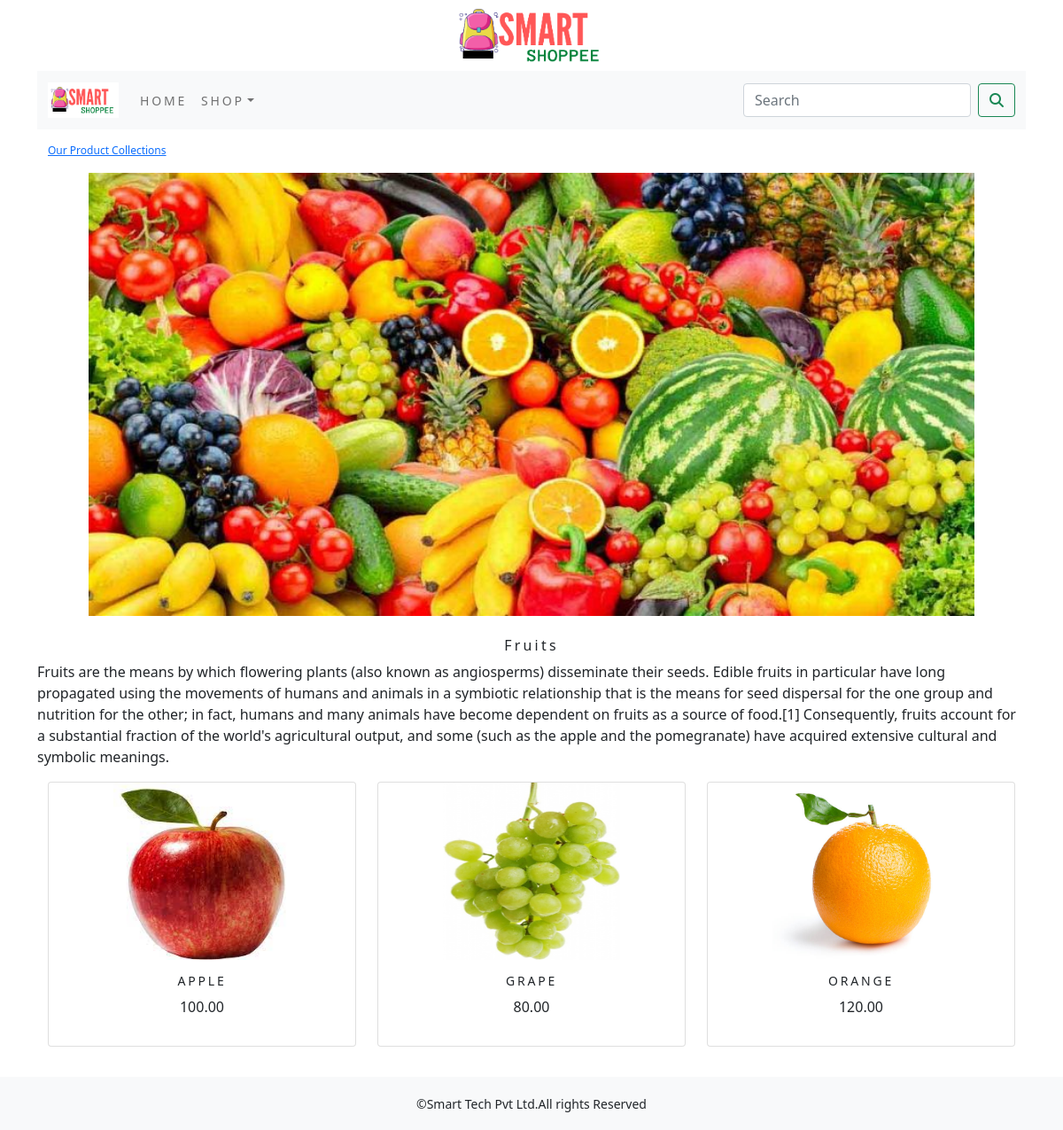
The app's page /shop/fruits/ with its own data.
### shop/models.py (models this page shows, shortened)
class Category(models.Model):
    name=models.CharField(max_length=250,unique=True)
    slug=models.SlugField(max_length=250,unique=True)
    description=models.TextField(blank=True)
    image=models.ImageField(upload_to='category',blank=True)
    class Meta:
        ordering=('name',)
        verbose_name='category'
        verbose_name_plural='categories'
    def get_url(self):
        return reverse('shop:products_by_category',args=[self.slug])

class Product(models.Model):
    name=models.CharField(max_length=250,unique=True)
    slug=models.SlugField(max_length=250,unique=True)
    description=models.TextField(blank=True)
    price=models.DecimalField(max_digits=10,decimal_places=2)
    category=models.ForeignKey(Category,on_delete=models.CASCADE)
    image=models.ImageField(upload_to='product',blank=True)
    stock=models.IntegerField()
    available=models.BooleanField(default=True)
    created=models.DateTimeField(auto_now_add=True)
    updated=models.DateTimeField(auto_now=True)
    def get_url(self):
        return reverse('shop:ProdCatDetail',args=[self.category.slug,self.slug])
    class Meta:
        ordering=('name',)
        verbose_name='product'
        verbose_name_plural='products'

### shop/views.py (the view)
# urls.py: path('',views.AllProdCat,name='AllProdCat'),
def AllProdCat(request,c_slug=None):
    c_page=None
    products_list=None
    if c_slug!=None:
        c_page=get_object_or_404(Category,slug=c_slug)
        products_list=Product.objects.all().filter(category=c_page,available=True)
    else:
        products_list=Product.objects.all().filter(available=True)
    paginator=Paginator(products_list,6)
    try:
        page=int(request.GET.get('page','1'))
    except:
        page=1
    try:
        products=paginator.page(page)
    except(EmptyPage,InvalidPage):
        products=paginator.page(paginator.num_pages)
    return render(request,"category.html",{'category':c_page,'products':products})

### cart/context_processors.py (called while the page is built)
def counter(request):
    item_count=0
    if 'admin' in request.path:
        return {}
    else:
        try:
            cart=Cart.objects.filter(cart_id=_cart_id(request))
            car_items=CartItem.objects.all().filter(cart=cart[:1])
            for cart_item in car_items:
                item_count += cart_item.quantity
        except Cart.DoesNotExist:
            item_count =0
    return dict(item_count=item_count)

### cart/views.py (called while the page is built)
def _cart_id(request):
    cart=request.session.session_key
    if not cart:
        cart=request.session.create()
    return cart

### shop/context_processors.py (called while the page is built)
def menu_links(request):
    links=Category.objects.all()
    return dict(links=links)

### templates/category.html (shortened to what this page needs)
{% extends 'base.html' %}
{% load static %}
{% block content %}
{% if category %}
    <div class="container">
        <div class="row my_row_class">
            <div class="mx_auto">
            <p><a href="{% url 'shop:AllProdCat' %}">Our Product Collections</a></p>
            </div>
        </div>
    </div>
    {% endif %}
<div class="mx_auto">
    {% if category %}
        <center><img class="my_image" src="{{category.image.url}}" alt="{{category.name}}" style="width:1000px;height:500px;"></center>
</div>
    <br>
<div>
    <h1 class="text-center my_title">{{category.name}}</h1>
    <p class="text-justify">{{category.description}}</p>
</div>
    {% endif %}
<div class="container">
    <div class="row mx_auto">
        {% for product in products.object_list %}
        <div class="my_bottom_margin col-9 col-sm-12 col-md-4 xol-lg-4">
            <div class="card text-center" style="min-width:18rem;">
                <a href="{{product.get_url}}"> <img class="card-img-top my_image" src="{{product.image.url}}" alt="{{product.name}}" style="width:200px;height:200px;"></a>
            <div class="card-body">
                <h4>{{product.name}}</h4>
                 <p>{{product.price}}</p>
            </div>
            </div>
        </div>
        {% endfor %}
    </div>
</div>
    <br>
{% endblock %}

### static/css/custom.css (style rules this page uses)
body { font-family: 'Roboto', sans-serif; }
.my_row_class { padding-top:15px; }
.my_row_class .mx_auto { color:#000; font-size:12px; }
.my_image { width:100%; height:auto; }
.my_title { font-size:16px; text_transform:uppercase; letter-spacing:.2em; }
.my_bottom_margin { margin-bottom:10px; }
.card-body h4 { font-size:14px; text-transform:uppercase; letter-spacing:.2em; }

### records on screen
Category: image (picture), name "Fruits", description "Fruits are the means by which flowering plants (also known as angiosperms) disseminate their seeds. Edible fruits in particular have long propagated using the movements of humans and animals in a symbiotic relationship that is the means for seed dispersal for the one group and nutrition for the other; in fact, humans and many animals have become dependent on fruits as a source of food.[1] Consequently, fruits account for a substantial fraction of the world's agricultural output, and some (such as the apple and the pomegranate) have acquired extensive cultural and symbolic meanings."
Product: image (picture), name "APPLE", price "100.00"
Product: image (picture), name "GRAPE", price "80.00"
Product: image (picture), name "ORANGE", price "120.00"
